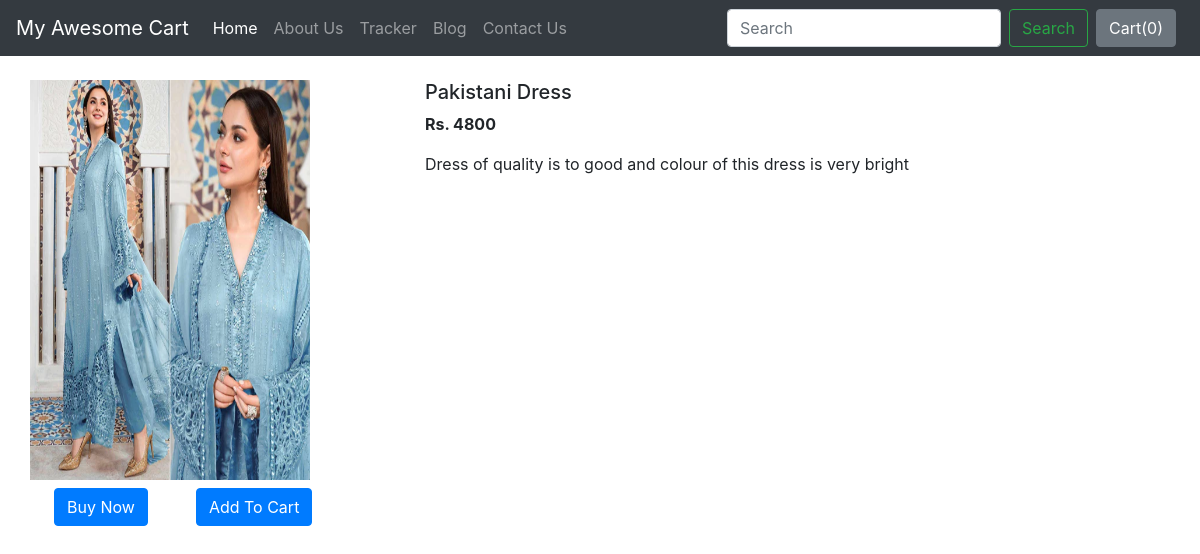
The app's page /shop/products/7 with its own data.
### shop/models.py (models this page shows, shortened)
class Product(models.Model):
    product_id = models.AutoField
    product_name = models.CharField(max_length=50)
    category = models.CharField(max_length=50, default="")
    sub_category = models.CharField(max_length=50, default="")
    price = models.IntegerField(default=0)
    desc = models.CharField(max_length=300)
    pub_date = models.DateField()
    image = models.ImageField(upload_to="shop/images", default="")

### shop/views.py (the view)
# urls.py: path("products/<int:myid>", views.productView, name="ProductView"),
def productView(request, myid):
    product = Product.objects.filter(id=myid)
    return render(request, 'shop/prodView.html', {'product': product[0]})

### shop/templates/shop/prodView.html (shortened to what this page needs)
{% extends 'shop/basic.html' %}
{% block body %}
<div class="container my-4">
    <div class="row">
        <div class="col-md-4">
            <div class="row">
                <img src="/media//{{product.image}}" width="280px" height="400px">
            </div>
            <div class="row">
                <button class="btn btn-primary mx-4 my-2"> Buy Now</button>
                <button class="btn btn-primary mx-4 my-2"> Add To Cart</button>
            </div>
        </div>
        <div class="col-md-8">
            <h5>{{product.product_name}}</h5>
            <p><b> Rs. {{product.price}}</b></p>
            <p>{{product.desc}}</p>
        </div>
    </div>
</div>
{% endblock %}

### records on screen
Product: image (picture), product_name "Pakistani Dress", price "4800", desc "Dress of quality is to good and colour of this dress is very bright"
